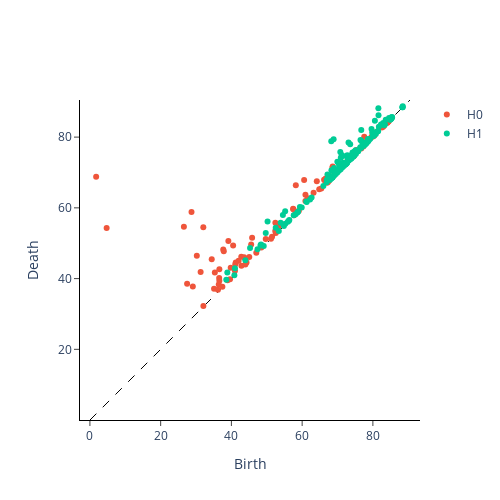

Notebook code for this chart:
### Code cell
sample = x_train_up[0]
diagram_sample_up = cp.fit_transform(sample[None, :, :])
fig = plot_diagram(diagram_sample_up[0]) 
fig.show()
betti_sample_up = bc.fit_transform(diagram_sample_up)
betti0_up = betti_sample_up[0, 0, :]

plt.figure(figsize=(6,4))
plt.plot(np.linspace(0, 100, len(betti0_up)), betti0_up, label="Betti-0 curve")
plt.xlabel("Filtration value (pixel intensity)")
plt.ylabel("Betti-0")
plt.title("Betti-0 Curve of Sample")
plt.legend()
plt.show()
